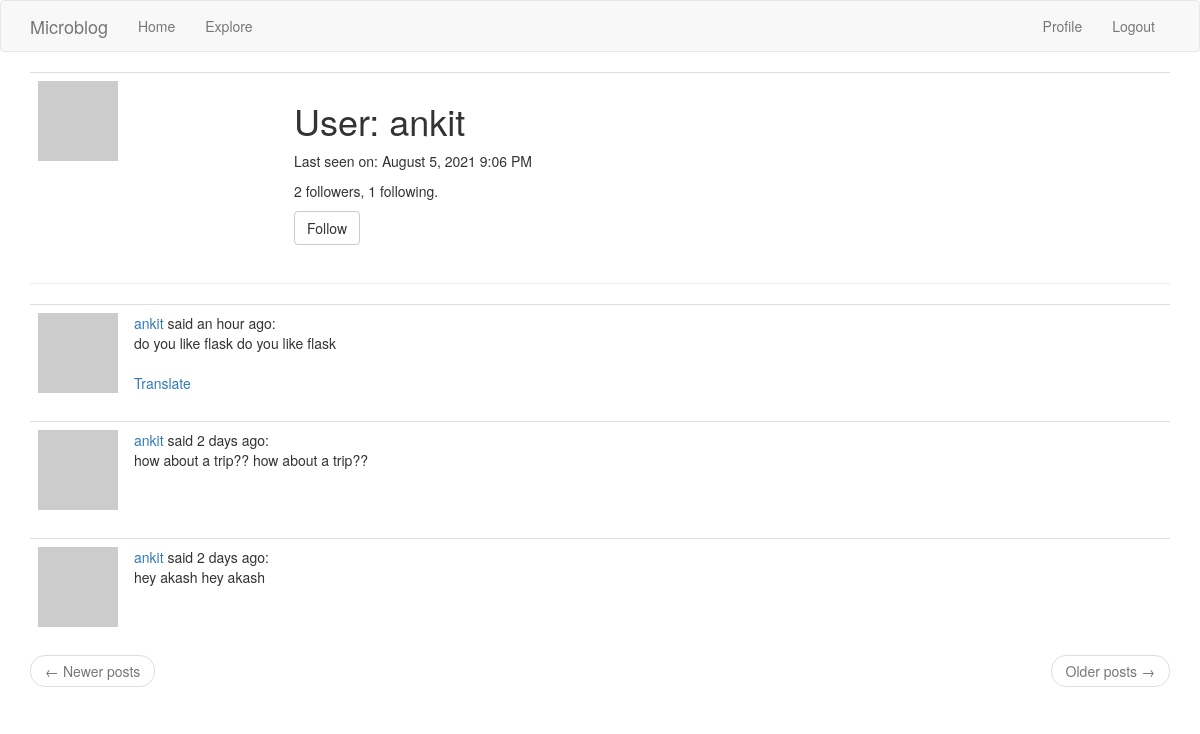
The page /user/ankit (signed in) on the database its author committed.
### app/models.py (models this page shows, shortened)
class User(UserMixin, db.Model):
    id = db.Column(db.Integer, primary_key=True)
    username = db.Column(db.String(64), index=True, unique=True)
    email = db.Column(db.String(120), index=True, unique=True)
    password_hash = db.Column(db.String(128))
    posts = db.relationship('Post', backref='author', lazy='dynamic')
    about_me = db.Column(db.String(140))
    last_seen = db.Column(db.DateTime, default=datetime.utcnow)
    followed = db.relationship(
        'User', secondary=followers,
        primaryjoin=(followers.c.follower_id == id),
        secondaryjoin=(followers.c.followed_id == id),
        backref=db.backref('followers', lazy='dynamic'), lazy='dynamic')
    def avatar(self, size):
        digest = md5(self.email.lower().encode('utf-8')).hexdigest()
        return 'https://www.gravatar.com/avatar/{}?d=identicon&s={}'.format(
            digest, size)
    def is_following(self, user):
        return self.followed.filter(
            followers.c.followed_id == user.id).count() > 0

class Post(db.Model):
    id = db.Column(db.Integer, primary_key=True)
    body = db.Column(db.String(140))
    timestamp = db.Column(db.DateTime, index=True, default=datetime.utcnow)
    user_id = db.Column(db.Integer, db.ForeignKey('user.id'))
    language = db.Column(db.String(5))

### app/routes.py (the view)
@app.route('/user/<username>')
@login_required
def user(username):
    user = User.query.filter_by(username=username).first_or_404()
    page = request.args.get('page', 1, type=int)
    posts = user.posts.order_by(Post.timestamp.desc()).paginate(
        page, app.config['POSTS_PER_PAGE'], False)
    next_url = url_for('user', username=user.username, page=posts.next_num) \
        if posts.has_next else None
    prev_url = url_for('user', username=user.username, page=posts.prev_num) \
        if posts.has_prev else None
    form = EmptyForm()
    return render_template('user.html', user=user, posts=posts.items,
                           next_url=next_url, prev_url=prev_url, form=form)

### app/forms.py
class EmptyForm(FlaskForm):
    submit = SubmitField('Submit')

### app/models.py (called while the page is built)
@login.user_loader
def load_user(id):
    return User.query.get(int(id))

### app/routes.py (called while the page is built)
@app.before_request
def before_request():
    if current_user.is_authenticated:
        current_user.last_seen = datetime.utcnow()
        db.session.commit()
        g.locale = str(get_locale())

### app/templates/user.html (shortened to what this page needs)
{% extends "base.html" %}
{% block app_content %}
    <table class="table table-hover">
        <tr>
            <td width="256px"><img src="{{ user.avatar(256) }}"></td>
            <td>
                <h1>User: {{ user.username }}</h1>
                {% if user.last_seen %}
                    <p>Last seen on: {{ moment(user.last_seen).format('LLL') }}</p>
                {% endif %}
                <p>{{ user.followers.count() }} followers, {{ user.followed.count() }} following.</p>
                {% if user == current_user %}
                    <p><a href="{{ url_for('edit_profile') }}">Edit your profile</a></p>
                {% elif not current_user.is_following(user) %}
                    <p>
                        <form action="{{ url_for('follow', username=user.username) }}" method="post">
                            {{ form.submit(value='Follow', class_='btn btn-default') }}
                        </form>
                    </p>
                {% endif %}
            </td>
        </tr>
    </table>
    <hr>
    {% for post in posts %}
        {% include '_post.html' %}
    {% endfor %}
    <nav aria-label="...">
        <ul class="pager">
            <li class="previous{% if not prev_url %} disabled{% endif %}">
                <a href="{{ prev_url or '#' }}">
                    <span aria-hidden="true">&larr;</span> Newer posts
                </a>
            </li>
            <li class="next{% if not next_url %} disabled{% endif %}">
                <a href="{{ next_url or '#' }}">
                    Older posts <span aria-hidden="true">&rarr;</span>
                </a>
            </li>
        </ul>
    </nav>
{% endblock %}

### app/templates/_post.html
<table class="table table-hover">
    <tr>
        <td width="70px">
            <a href="{{ url_for('user', username=post.author.username) }}">
                <img src="{{ post.author.avatar(70) }}" />
            </a>
        </td>
        <td>
            <a href="{{ url_for('user', username=post.author.username) }}">
                {{ post.author.username }}
            </a>
            said {{ moment(post.timestamp).fromNow() }}:
            <br>
            {{ post.body }}
            <span id="post{{ post.id }}">{{ post.body }}</span>
            {% if post.language and post.language != g.locale %}
            <br><br>
            <span id="translation{{ post.id }}">
                <a href="javascript:translate(
                            '#post{{ post.id }}',
                            '#translation{{ post.id }}',
                            '{{ post.language }}',
                            '{{ g.locale }}');">{{ _('Translate') }}</a>
            </span>
            {% endif %}
        </td>
    </tr>
</table>

### rows shown on the page
User: username "ankit", last_seen "August 5, 2021 9:06 PM"
Post: author.username "ankit", timestamp "an hour ago", body "do you like flask"
Post: author.username "ankit", timestamp "2 days ago", body "how about a trip??"
Post: author.username "ankit", timestamp "2 days ago", body "hey akash"

### other values the page prints
{{ user.followers.count() }} "2"
{{ user.followed.count() }} "1"
